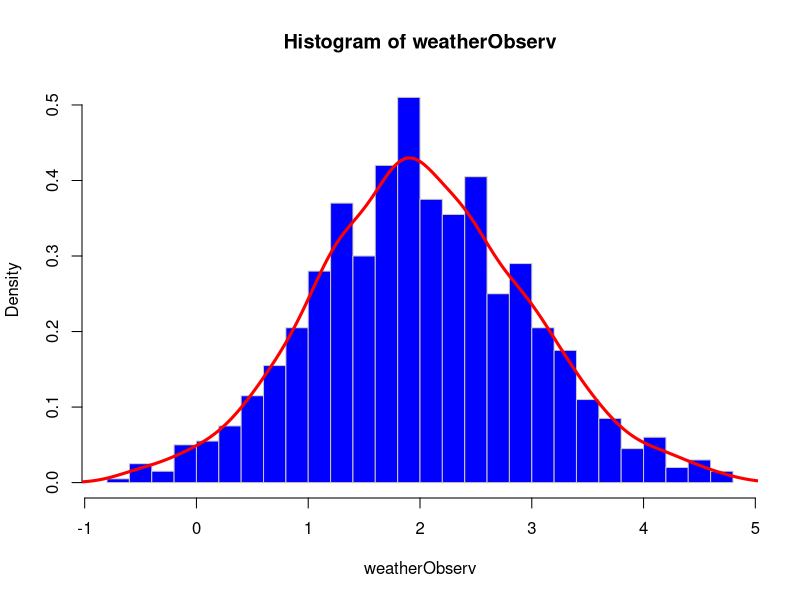

The R script that drew this image: (Note: this script raises an error after producing the figure.)
############# Overwiev of Continuous Probability Distributions in R ##########
# Continuous is probability distribution where we use X with endless number of
# possible value. It conversely to Discret P.D where X has finite or countable
# set of values. C.P.D - represent things such human heigh or weight, computer
# software installation time, where possible values are infinite. In this case
# if you try to get specific value probabilities(PMF) we get 0. E.g:P{X=x}=0 Always.
# Because we have infinite count of possible values therefore
# P{X=x} = x/infinite->0 => P{X=x}=0. However you can get values for specific 
# intervals PDF(a,b)=P{a<=X<=b}, you can ask "which probability why number from interval [a,b]. As
# answer you get percentage of observation which fall in that range.



# First we introduce general case and real world example. As observed
# data we get randomly selected numbers from Gaussian(Normal) distribution.
# And try to ESTIMATE PDF(Probabiltiy Density Distribution).(You can not 
# obtain analitic view PDF for observed data, but we can estimate that
# function in digital form.)

# Supose we try estimate weather in [-4,4], we randomly generate 1000
# observation.

weatherObserv<-rnorm(1000, mean = 2, sd = 1)

# Print histogram of observed data with default range break.
hist(weatherObserv,probability = TRUE, # In stead of frequency
     breaks = "FD",      # For more breaks than the default
     col = "BLUE", border = "seashell3")

# We estimate PDF with density() function for observed data
# and print in our graph as red curve.
weatherPDF <- density(weatherObserv)
lines(weatherPDF,   # Add the kernel density estimate (-.5 fix for the bins)
      col = "RED", lwd = 3)

# Now we try some PDF Feature
# install.packages("sfsmisc")
# library(sfsmisc)  // from univesite of zurits
# 1. PDF(-inf,+inf)==1 
integrate.xy(weatherPDF$x,weatherPDF$y) # =1.000974 which is almost 1.:D
# Now we try to get PDF(a,b) values in specific [a,b]
integrate.xy(weatherPDF$x,weatherPDF$y,1,3)
# we can't compute f(x) in any point because we estimate f(x) through density() from
# observed data, we don't have f(x) at any point, we have that only on observed points.


# Continuous Uniform Distribution(Standard Uniform is also Uniform where a=0 and b=1)
# Standard Uniform(Expectation: E(x)=1/2, Varience: Var(X)=1/12)
# Uniform Distribution(Expectation: E(X)=(a+b)/2, Varience: Var(X)=((b-a)^2)/12 )

# PDF 
# case of discret we specify x as integer
dunif(x=4,min = 1, max = 5, log = FALSE) # values of f(x) in point X.

# CDF 
punif(q=3.5, min = 1, max = 5, lower.tail = TRUE, log.p = FALSE)

# reverse CDF
qunif(p=0.65, min = 1, max = 5, lower.tail = TRUE, log.p = FALSE)

# Generate random number with equaly chance in interval
genUnifData<-runif(n=1000, min = 1, max = 5)

# plot hist and density function

hist(genUnifData,probability = TRUE, # In stead of frequency
     breaks = "FD",      # For more breaks than the default
     col = "BLUE", border = "seashell3")
lines(density(genUnifData),   # Add the kernel density estimate (-.5 fix for the bins)
      col = "RED", lwd = 3)

# Exponential distribution - is often used to model time: waiting time,
# interrival time, hardware laftime, failure time e.t.c. When the number
# of rare events is Poisson(Discret D), the time between events is Exponential.
# Exp. distr. has "lambda" rate, if time measured in minutes then lambda is frequency
# Expectaion E(X)= 1/lambda, Varience Var(X) = 1/(lambda^2).
# rate == lambda.
# PDF 
dexp(0.2, rate = 4) # values of f(x) in point X.

# CDF 
pexp(0.1, rate = 4) # You shall mulitply this by time unit value.E.g: 0.2*60m=12m. 0.1*1y=36day.

# reverse CDF
qexp(0.9999939, rate = 4)

# Generate random number with equaly chance in interval

genExpData<- rexp(n=1000, rate = 5)

# plot hist and density function


hist(genExpData,probability = TRUE, # In stead of frequency
     breaks = "FD",      # For more breaks than the default
     col = "BLUE", border = "seashell3")
lines(density(genExpData),   # Add the kernel density estimate (-.5 fix for the bins)
      col = "RED", lwd = 3)

# 1. PDF(-inf,+inf)==1 
integrate.xy(density(genExpData)$x,density(genExpData)$y) # =1.000974 which is almost 1.:D
# Now we try to get PDF(a,b) values in specific [a,b]
integrate.xy(density(genExpData)$x,density(genExpData)$y,0.9,1.2)



# Gamma Distribution Gamma(alpha,lambda): is widely used for the total time of a
# multistage scheme, with "alpha" steps and "lambda" Exponential amount of time,
# between them.
# Gamma(alpha=1,lambda) == Exponential(lambda), for every "lambda"
# Gamma(alpha, lambda=1/2) == Chi-square(2*alpha), for every "alpha"
# Expectation E(X)=alpha/lambda, Var(X)=alpha/(lambda^2)
# shape=alpha, rate = lambda, scale = 1/lambda

#PDF
dgamma(x = 0.2,shape = 6, rate = 12 )
#CDF as probability
pgamma(q = 0.2,shape = 6, rate = 12 )

# reverse CDF
qgamma(0.490, shape = 6, rate = 12)

# Generate random number with equaly chance in interval
genGammaData<-rgamma(n=1000, shape = 6, rate = 12)

# plot hist and density function
hist(genGammaData,probability = TRUE, # In stead of frequency
     breaks = "FD",      # For more breaks than the default
     col = "BLUE", border = "seashell3")
lines(density(genGammaData),   # Add the kernel density estimate (-.5 fix for the bins)
      col = "RED", lwd = 3)




# Normal Distribution (Most usable distribution in real life(heigh,weigh,time,weather e.t.c))
# In correlation with Central Limit Theorem, its became most powerfull distribuion.
# Normal Distribution also know as Guassian Distribution. 
# Expectation E(X)=mean(observed value), Varience Var(X)=Var(observed Value)

# PDF 
dnorm(2.2, mean = 2, sd = 1, log = FALSE) # values of f(x) in point X.

# CDF
pnorm(q = 2, mean = 2, sd = 1, lower.tail = TRUE, log.p = FALSE)

# reverse CDF
qnorm(0.8413447, mean = 2, sd = 1, lower.tail = TRUE, log.p = FALSE)

# Generate random number with equaly chance in interval
genNormData<-rnorm(n=1000,mean = 2,sd = 1)

# plot hist and density function
hist(genNormData,probability = TRUE, # In stead of frequency
     breaks = "FD",      # For more breaks than the default
     col = "BLUE", border = "seashell3")
lines(density(genNormData),   # Add the kernel density estimate (-.5 fix for the bins)
      col = "RED", lwd = 3)



